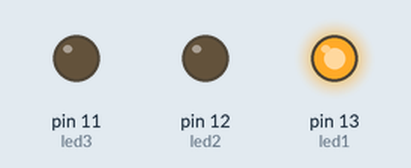
Simulated run of this sketch. Board: Arduino Uno, built with avr-gcc and run on an emulated ATmega328P. Parts: output pins drawn as LEDs (lit = HIGH).

Above: at 0.5 s.
At 1.5 s:
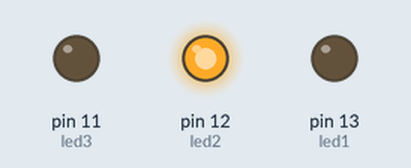
At 5.5 s:
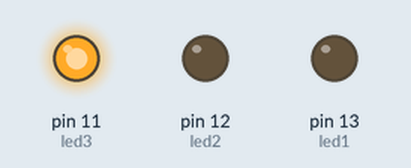
Timing chart, 0 to 6.9 s (numbered marks = the images above):
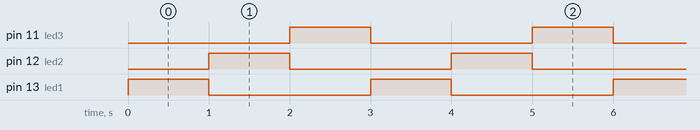

Measured:
- by itself, pin 11 (led3), pin 12 (led2), pin 13 (led1): alternates HIGH for 1.0 s and LOW for 2.0 s
- by itself, everything shown: repeats every 3.0 s, in 4 steps

The sketch:

rgb.ino
```cpp
  // put your setup code here, to run once:
int led1=13;
int led2=12;
int led3=11;
void setup() {
  pinMode(led1,OUTPUT);
   pinMode(led2,OUTPUT);
   pinMode(led3,OUTPUT);


}

void loop() {
  // put your main code here, to run repeatedly:
digitalWrite(led1,HIGH);
delay(1000);
digitalWrite(led1,LOW);
digitalWrite(led2,HIGH);
delay(1000);
digitalWrite(led2,LOW);
digitalWrite(led3,HIGH);
delay(1000);
digitalWrite(led3,LOW);


}
```
